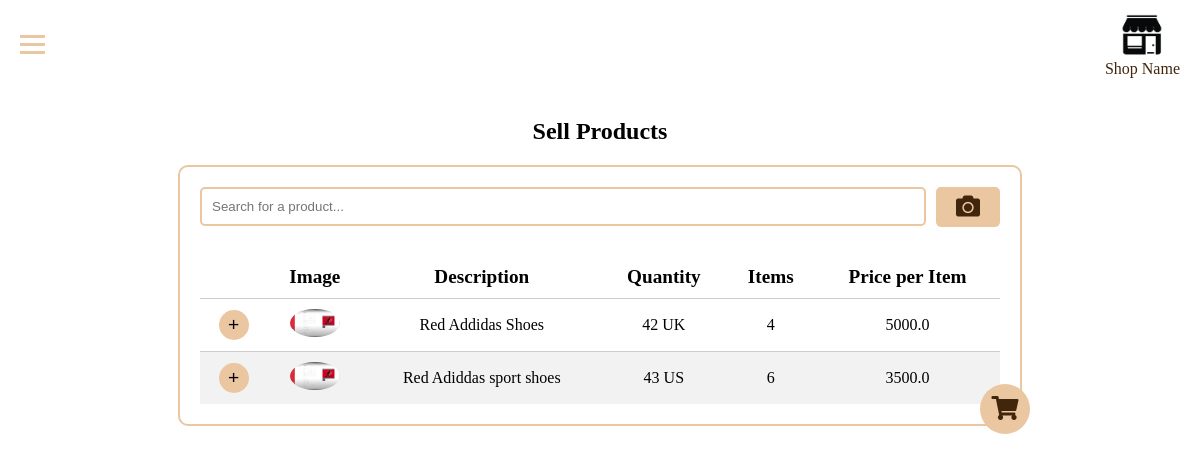
/sell, run on an earlier commit of the app's database.
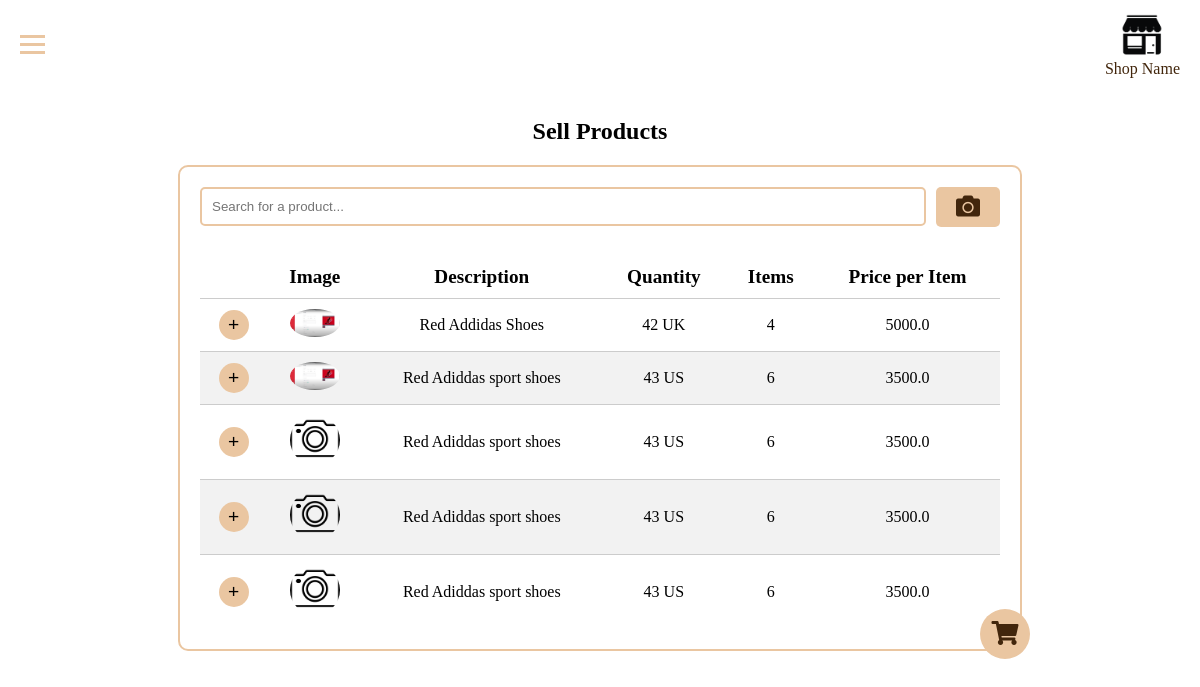
And on a later commit of the database.
### app/models.py (models this page shows)
class Product(db.Model):
    __tablename__ = 'product'
    id = db.Column(db.Integer, primary_key=True)
    barcode = db.Column(db.Text, nullable=False)
    category = db.Column(db.Text, nullable=False)
    description = db.Column(db.Text, nullable=False)
    quantity = db.Column(db.Integer, nullable=False)
    items = db.Column(db.Integer, nullable=False)
    price_per_item = db.Column(db.Float, nullable=False)
    date_purchase = db.Column(db.Date, nullable=False)
    date_expiry = db.Column(db.Date, nullable=False)
    image_path = db.Column(db.String(200), nullable=True)

### app/routes.py (the view)
@app.route('/sell')
def sell():
    products = Product.query.all()
    return render_template('sell.html', products=products)

### app/templates/sell.html (shortened to what this page needs)
{% extends "layout.html" %}
{% block head %}
  <link rel="stylesheet" href="{{ url_for('static', filename='css/sell.css') }}">
{% endblock %}
{% block body %}
  <main>
    <section id="content">
      <div class="page-title">
        <h2>Sell Products</h2>
      </div>
      <div class="centered-container">
        <div class="bordered-area">
          <div class="cart-container">
            <button class="cart-button" onclick="toggleCart()"><i class="fas fa-shopping-cart"></i></button>
          </div>
          <div class="sell-search">
            <input type="text" id="search-input" placeholder="Search for a product...">
            <button onclick="takePicture()"><i class="fas fa-camera"></i></button>
          </div>
          <table class="product-list">
            <thead>
              <tr>
                <th></th>
                <th>Image</th>
                <th>Description</th>
                <th>Quantity</th>
                <th>Items</th>
                <th>Price per Item</th>
              </tr>
            </thead>
            <tbody>
              {% for product in products %}
              <tr>
                <td class="add-to-cart"><button class="add-button">+</button></td>
                <td>
                  {% if product.image_path %}
                    <img src="{{ url_for('uploaded_file', filename=product.image_path) }}" alt="Product Image">
                  {% else %}
                    <img src="{{ url_for('static', filename='images/default-image.png') }}" alt="Default Product Image">
                  {% endif %}
                </td>
                <td>{{ product.description }}</td>
                <td>{{ product.quantity }}</td>
                <td>{{ product.items }}</td>
                <td>{{ product.price_per_item }}</td>
              </tr>
              {% endfor %}
            </tbody>
          </table>
        </div>
      </div>
    </section>
  </main>
{% endblock %}

What changed in the data, as far as the page shows it:
added Product: description "Red Adiddas sport shoes", quantity "43 US", items "6", price_per_item "3500.0"
added Product: description "Red Adiddas sport shoes", quantity "43 US", items "6", price_per_item "3500.0"
added Product: description "Red Adiddas sport shoes", quantity "43 US", items "6", price_per_item "3500.0"
